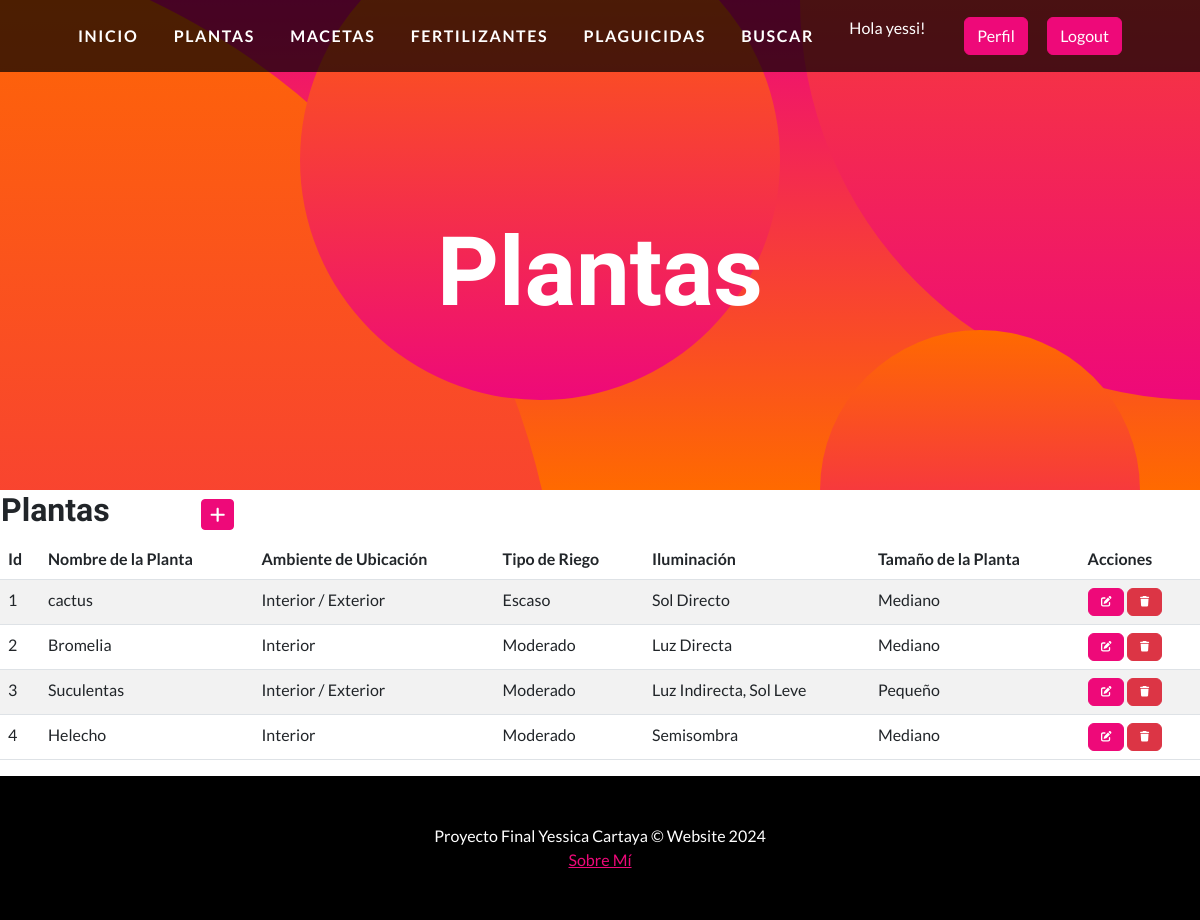
/aplicacion/plantas/ (signed in), run on the app's committed database.
### aplicacion/models.py (models this page shows, shortened)
class Planta(models.Model):
    nombre = models.CharField(max_length=50)
    ambiente = models.CharField(max_length=50)
    riego = models.CharField(max_length=50)
    iluminacion = models.CharField(max_length=50)
    tamaño = models.CharField(max_length=50)

### aplicacion/views.py (the view)
# urls.py: path('plantas/', plantas, name = "plantas"),
@login_required
def plantas(request):
    contexto = {'plantas': Planta.objects.all()}
    return render(request, "aplicacion/plantas.html", contexto)

### aplicacion/templates/aplicacion/plantas.html
{% extends 'aplicacion/home.html' %}
{% block titulo %}
    <h1 class="masthead-heading mb-0">Plantas</h1>
{% endblock titulo %}
{% block contenido %}
<table>
    <tr>
        <td width="200"> <h2>Plantas</h2></td>
        <td>
            <a
            href="{% url 'plantasCrear' %}"
            class="btn btn-primary btn-sm"
            ><i class="fa fa-plus fa-lg" title="Crear" ></i>
            </a>
        </td>
    </tr>
</table>
    <table class="table table-striped">
        <thead>
            <tr>
                <th>Id</th>
                <th>Nombre de la Planta</th>
                <th>Ambiente de Ubicación</th>
                <th>Tipo de Riego</th>
                <th>Iluminación</th>
                <th>Tamaño de la Planta</th>
                <th>Acciones</th>
            </tr>
        </thead>
        <tbody>
    {% for p in plantas %}
            <tr>
                <td>{{p.id}}</td>
                <td>{{p.nombre}}</td>
                <td>{{p.ambiente}}</td>
                <td>{{p.riego}}</td>
                <td>{{p.iluminacion}}</td>
                <td>{{p.tamaño}}</td>
                <td>
                    <a
                      href="{% url 'plantasActualizar' p.id %}"
                      class="btn btn-primary"
                      style="--bs-btn-padding-y: .25rem; --bs-btn-paddin-x: .5rem; --bs-btn-font-size: .75rem;"
                      ><i class="fa fa-edit fa-sm" title="Actualizar"></i>
                    </a>
                    <a
                      href="{% url 'plantasBorrar' p.id %}"
                      class="btn btn-danger"
                      style="--bs-btn-padding-y: .25rem; --bs-btn-paddin-x: .5rem; --bs-btn-font-size: .75rem;"
                      ><i class="fa fa-trash fa-sm" title="Borrar"></i>
                    </a>
                </td>
            </tr>
    {% endfor %}
        </tbody>
    </table>
{% endblock contenido %}

### aplicacion/templates/aplicacion/home.html (shortened to what this page needs)
<!DOCTYPE html>
<html lang="en">
    <head>
        {% load static %}
        <link href="{% static 'css/styles.css' %}" rel="stylesheet" />
    </head>
    <body id="page-top">
        <nav class="navbar navbar-expand-lg navbar-dark navbar-custom fixed-top">
            <div class="container px-5">
                <a class="navbar-brand" href="{% url 'home' %}">Inicio</a>
                {% if user.is_authenticated %}
                    <a class="navbar-brand" href="{% url 'plantas' %}">Plantas</a>
                    <a class="navbar-brand" href="{% url 'macetas' %}">Macetas</a>
                    <a class="navbar-brand" href="{% url 'fertilizantes' %}">Fertilizantes</a>
                    <a class="navbar-brand" href="{% url 'plaguicidas' %}">Plaguicidas</a>
                    <a class="navbar-brand" href="{% url 'buscar' %}">Buscar</a>
                    <p style="color:white">Hola {{user.username}}!</p>
                    <a class="btn btn-primary" href="{% url 'editar_perfil' %}">Perfil</a>
                    <a class="btn btn-primary" href="{% url 'logout' %}">Logout</a>
                {% else %}
                    <a class="btn btn-primary" href="{% url 'login' %}">Login</a>
                    <a class="btn btn-success" href="{% url 'registro' %}">Registro</a>
                {% endif %}
            </div>
        </nav>
        <header class="masthead text-center text-white">
            <div class="masthead-content">
                <div class="container px-5">
                    {% block titulo %}{% endblock titulo %}
                </div>
            </div>
            <div class="bg-circle-1 bg-circle"></div>
            <div class="bg-circle-2 bg-circle"></div>
            <div class="bg-circle-3 bg-circle"></div>
            <div class="bg-circle-4 bg-circle"></div>
        </header>
        {% block contenido %}
        {% endblock contenido %}
        <footer class="py-5 bg-black">
            <div class="container px-5"><p class="m-0 text-center text-white big">Proyecto Final Yessica Cartaya &copy; Website 2024</p></div>
            <div class="container px-5"><p class="m-0 text-center text-white big"><a  style= text-align:center href ="{% url 'sobreMi' %}" >Sobre Mí</a></div>
        </footer>
    </body>
</html>

### data on the page
Planta: id "1", nombre "cactus", ambiente "Interior / Exterior", riego "Escaso", iluminacion "Sol Directo", tamaño "Mediano"
Planta: id "2", nombre "Bromelia", ambiente "Interior", riego "Moderado", iluminacion "Luz Directa", tamaño "Mediano"
Planta: id "3", nombre "Suculentas", ambiente "Interior / Exterior", riego "Moderado", iluminacion "Luz Indirecta, Sol Leve", tamaño "Pequeño"
Planta: id "4", nombre "Helecho", ambiente "Interior", riego "Moderado", iluminacion "Semisombra", tamaño "Mediano"

### other printed values
{{ user.username }} "yessi"
